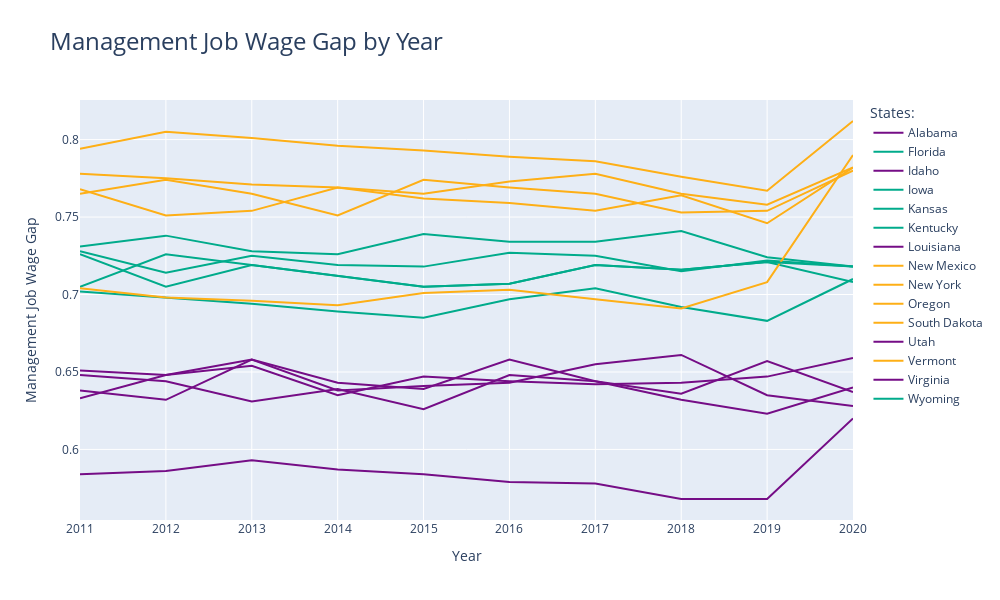

The notebook cell this image was saved under:
### Markdown cell above
### 5.2 Management Job Wage Gap by Year

### Code cell
gen_figure(data_df, 'mngmt_job_wage_gap', 'Management Job Wage Gap by Year', 'Management Job Wage Gap').show()

### Figure 1 — Plotly figure (JSON) as saved in the notebook; plotly's stock layout.template omitted (floating-point values rounded to 4 significant figures)
{"data": [{"hovertemplate": "<b>%{text:.2f}%</b><brstate: %{name}<br>year: %{x}", "line": {"color": "#750D86", "width": 2}, "mode": "lines", "name": "Alabama", "text": [0.633, 0.648, 0.658, 0.643, 0.639, 0.658, 0.644, 0.632, 0.623, 0.64], "type": "scatter", "x": [2011, 2012, 2013, 2014, 2015, 2016, 2017, 2018, 2019, 2020], "y": [0.633, 0.648, 0.658, 0.643, 0.639, 0.658, 0.644, 0.632, 0.623, 0.64]}, {"hovertemplate": "<b>%{text:.2f}%</b><brstate: %{name}<br>year: %{x}", "line": {"color": "#00AB8B", "width": 2}, "mode": "lines", "name": "Florida", "text": [0.731, 0.738, 0.728, 0.726, 0.739, 0.734, 0.734, 0.741, 0.724, 0.718], "type": "scatter", "x": [2011, 2012, 2013, 2014, 2015, 2016, 2017, 2018, 2019, 2020], "y": [0.731, 0.738, 0.728, 0.726, 0.739, 0.734, 0.734, 0.741, 0.724, 0.718]}, {"hovertemplate": "<b>%{text:.2f}%</b><brstate: %{name}<br>year: %{x}", "line": {"color": "#750D86", "width": 2}, "mode": "lines", "name": "Idaho", "text": [0.638, 0.632, 0.658, 0.638, 0.641, 0.643, 0.655, 0.661, 0.635, 0.628], "type": "scatter", "x": [2011, 2012, 2013, 2014, 2015, 2016, 2017, 2018, 2019, 2020], "y": [0.638, 0.632, 0.658, 0.638, 0.641, 0.643, 0.655, 0.661, 0.635, 0.628]}, {"hovertemplate": "<b>%{text:.2f}%</b><brstate: %{name}<br>year: %{x}", "line": {"color": "#00AB8B", "width": 2}, "mode": "lines", "name": "Iowa", "text": [0.728, 0.714, 0.725, 0.719, 0.718, 0.727, 0.725, 0.715, 0.722, 0.718], "type": "scatter", "x": [2011, 2012, 2013, 2014, 2015, 2016, 2017, 2018, 2019, 2020], "y": [0.728, 0.714, 0.725, 0.719, 0.718, 0.727, 0.725, 0.715, 0.722, 0.718]}, {"hovertemplate": "<b>%{text:.2f}%</b><brstate: %{name}<br>year: %{x}", "line": {"color": "#00AB8B", "width": 2}, "mode": "lines", "name": "Kansas", "text": [0.702, 0.698, 0.694, 0.689, 0.685, 0.697, 0.704, 0.692, 0.683, 0.71], "type": "scatter", "x": [2011, 2012, 2013, 2014, 2015, 2016, 2017, 2018, 2019, 2020], "y": [0.702, 0.698, 0.694, 0.689, 0.685, 0.697, 0.704, 0.692, 0.683, 0.71]}, {"hovertemplate": "<b>%{text:.2f}%</b><brstate: %{name}<br>year: %{x}", "line": {"color": "#00AB8B", "width": 2}, "mode": "lines", "name": "Kentucky", "text": [0.705, 0.726, 0.719, 0.712, 0.705, 0.707, 0.719, 0.716, 0.721, 0.708], "type": "scatter", "x": [2011, 2012, 2013, 2014, 2015, 2016, 2017, 2018, 2019, 2020], "y": [0.705, 0.726, 0.719, 0.712, 0.705, 0.707, 0.719, 0.716, 0.721, 0.708]}, {"hovertemplate": "<b>%{text:.2f}%</b><brstate: %{name}<br>year: %{x}", "line": {"color": "#750D86", "width": 2}, "mode": "lines", "name": "Louisiana", "text": [0.648, 0.644, 0.631, 0.639, 0.626, 0.648, 0.644, 0.636, 0.657, 0.637], "type": "scatter", "x": [2011, 2012, 2013, 2014, 2015, 2016, 2017, 2018, 2019, 2020], "y": [0.648, 0.644, 0.631, 0.639, 0.626, 0.648, 0.644, 0.636, 0.657, 0.637]}, {"hovertemplate": "<b>%{text:.2f}%</b><brstate: %{name}<br>year: %{x}", "line": {"color": "#FEAF16", "width": 2}, "mode": "lines", "name": "New Mexico", "text": [0.765, 0.774, 0.765, 0.751, 0.774, 0.769, 0.765, 0.753, 0.754, 0.78], "type": "scatter", "x": [2011, 2012, 2013, 2014, 2015, 2016, 2017, 2018, 2019, 2020], "y": [0.765, 0.774, 0.765, 0.751, 0.774, 0.769, 0.765, 0.753, 0.754, 0.78]}, {"hovertemplate": "<b>%{text:.2f}%</b><brstate: %{name}<br>year: %{x}", "line": {"color": "#FEAF16", "width": 2}, "mode": "lines", "name": "New York", "text": [0.778, 0.775, 0.771, 0.769, 0.765, 0.773, 0.778, 0.765, 0.758, 0.782], "type": "scatter", "x": [2011, 2012, 2013, 2014, 2015, 2016, 2017, 2018, 2019, 2020], "y": [0.778, 0.775, 0.771, 0.769, 0.765, 0.773, 0.778, 0.765, 0.758, 0.782]}, {"hovertemplate": "<b>%{text:.2f}%</b><brstate: %{name}<br>year: %{x}", "line": {"color": "#FEAF16", "width": 2}, "mode": "lines", "name": "Oregon", "text": [0.704, 0.698, 0.696, 0.693, 0.701, 0.703, 0.697, 0.691, 0.708, 0.79], "type": "scatter", "x": [2011, 2012, 2013, 2014, 2015, 2016, 2017, 2018, 2019, 2020], "y": [0.704, 0.698, 0.696, 0.693, 0.701, 0.703, 0.697, 0.691, 0.708, 0.79]}, {"hovertemplate": "<b>%{text:.2f}%</b><brstate: %{name}<br>year: %{x}", "line": {"color": "#FEAF16", "width": 2}, "mode": "lines", "name": "South Dakota", "text": [0.768, 0.751, 0.754, 0.769, 0.762, 0.759, 0.754, 0.764, 0.746, 0.782], "type": "scatter", "x": [2011, 2012, 2013, 2014, 2015, 2016, 2017, 2018, 2019, 2020], "y": [0.768, 0.751, 0.754, 0.769, 0.762, 0.759, 0.754, 0.764, 0.746, 0.782]}, {"hovertemplate": "<b>%{text:.2f}%</b><brstate: %{name}<br>year: %{x}", "line": {"color": "#750D86", "width": 2}, "mode": "lines", "name": "Utah", "text": [0.584, 0.586, 0.593, 0.587, 0.584, 0.579, 0.578, 0.568, 0.568, 0.62], "type": "scatter", "x": [2011, 2012, 2013, 2014, 2015, 2016, 2017, 2018, 2019, 2020], "y": [0.584, 0.586, 0.593, 0.587, 0.584, 0.579, 0.578, 0.568, 0.568, 0.62]}, {"hovertemplate": "<b>%{text:.2f}%</b><brstate: %{name}<br>year: %{x}", "line": {"color": "#FEAF16", "width": 2}, "mode": "lines", "name": "Vermont", "text": [0.794, 0.805, 0.801, 0.796, 0.793, 0.789, 0.786, 0.776, 0.767, 0.812], "type": "scatter", "x": [2011, 2012, 2013, 2014, 2015, 2016, 2017, 2018, 2019, 2020], "y": [0.794, 0.805, 0.801, 0.796, 0.793, 0.789, 0.786, 0.776, 0.767, 0.812]}, {"hovertemplate": "<b>%{text:.2f}%</b><brstate: %{name}<br>year: %{x}", "line": {"color": "#750D86", "width": 2}, "mode": "lines", "name": "Virginia", "text": [0.651, 0.648, 0.654, 0.635, 0.647, 0.644, 0.642, 0.643, 0.647, 0.659], "type": "scatter", "x": [2011, 2012, 2013, 2014, 2015, 2016, 2017, 2018, 2019, 2020], "y": [0.651, 0.648, 0.654, 0.635, 0.647, 0.644, 0.642, 0.643, 0.647, 0.659]}, {"hovertemplate": "<b>%{text:.2f}%</b><brstate: %{name}<br>year: %{x}", "line": {"color": "#00AB8B", "width": 2}, "mode": "lines", "name": "Wyoming", "text": [0.726, 0.705, 0.719, 0.712, 0.705, 0.707, 0.719, 0.716, 0.721, 0.718], "type": "scatter", "x": [2011, 2012, 2013, 2014, 2015, 2016, 2017, 2018, 2019, 2020], "y": [0.726, 0.705, 0.719, 0.712, 0.705, 0.707, 0.719, 0.716, 0.721, 0.718]}], "layout": {"height": 600, "legend": {"title": {"text": "States:"}}, "title": {"font": {"size": 24}, "text": "Management Job Wage Gap by Year"}, "width": 1000, "xaxis": {"title": {"text": "Year"}}, "yaxis": {"title": {"text": "Management Job Wage Gap"}}}}
